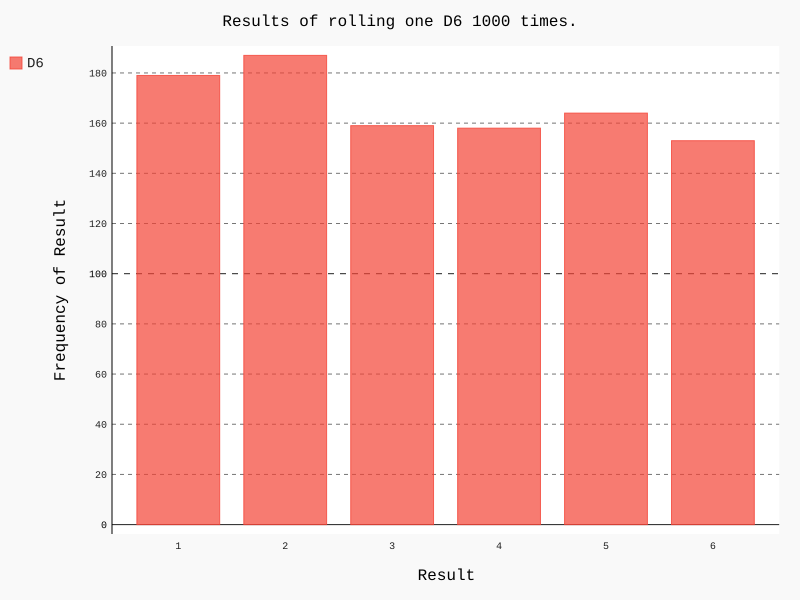

Python code for this plot:
# CH15 Example
#
# die_visual.py
#
# Introduction to Pygal
# Import die.py Die() class to analyze and plot die rolls
from die import Die
import pygal

# Create a D6
die = Die()

# Make some rolls
results = []
for roll_num in range(1000):
    result = die.roll()
    results.append(result)

# Analyze frequencies
# loop through each number from 1 to 6.  Loop will stop executing at die.num_sides
# so the range limit must be die.num_sides+1
frequencies = []
for value in range(1, die.num_sides+1):
    # .count() counts the number of times a value appears in a list
    frequency = results.count(value)
    frequencies.append(frequency)


# Create histogram using Pygal
hist = pygal.Bar()

hist.title = "Results of rolling one D6 1000 times."
hist.x_labels = ['1', '2', '3', '4', '5', '6']
hist.x_title = 'Result'
hist.y_title = 'Frequency of Result'

# Open die_visual.svg in a web browser
hist.add('D6', frequencies)
hist.render_to_file('die_visual.svg')



# This prints the first 5 elements of results.  Similar to using a head() method
#print(results[:5])
print(frequencies)
